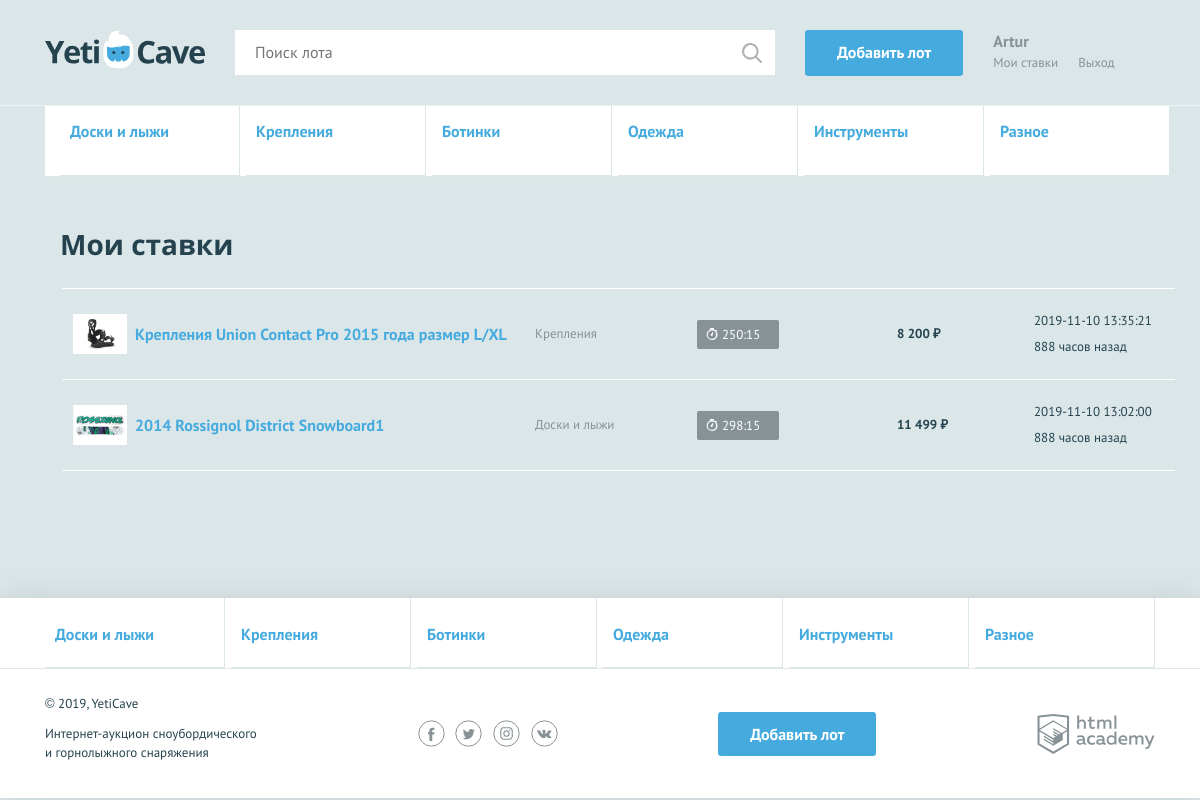
/my-bets.php (signed in), run on the app's committed database.
### tables this page shows
CREATE TABLE categories
(
    id             INT AUTO_INCREMENT PRIMARY KEY,
    name           VARCHAR(128) NOT NULL,
    character_code VARCHAR(24)
);

CREATE TABLE bets
(
    id           INT AUTO_INCREMENT PRIMARY KEY,
    id_user      INT,
    id_lot       INT,
    date_placing DATETIME,
    bet_sum      INT
);

CREATE TABLE lots
(
    id             INT AUTO_INCREMENT PRIMARY KEY,
    id_category    INT,
    id_author      INT,
    id_winner      INT,
    date_created   DATE,
    name           VARCHAR(128) NOT NULL,
    description    TEXT,
    img            VARCHAR(256) UNIQUE,
    starting_price INT,
    date_end       DATE,
    bet_step       INT
);

### helpers.php (called while the page is built, shortened)
<?php
function is_date_valid(string $date) : bool {
    $format_to_check = 'Y-m-d';
    $dateTimeObj = date_create_from_format($format_to_check, $date);
    return $dateTimeObj !== false && array_sum(date_get_last_errors()) === 0;
}
function dateEndOfLot($end_date) {
    if (is_date_valid($end_date)) {
        $cur_ts_time = time();
        $end_date = strtotime($end_date);
        $ts_remain = $end_date - $cur_ts_time;
        $hours = floor($ts_remain / 3600);
        $minutes = floor(($ts_remain % 3600) / 60);
        $hours = str_pad($hours, 2, "0", STR_PAD_LEFT);
        $minutes = str_pad($minutes, 2, "0", STR_PAD_LEFT);
        return $hours . ":" . $minutes;
    }
    else {
        return false;
    }
};
function get_noun_plural_form (int $number, string $one, string $two, string $many): string
{
    $number = (int) $number;
    $mod10 = $number % 10;
    $mod100 = $number % 100;
    switch (true) {
        case ($mod10 > 5):
            return $many;
    }
}
function include_template($name, array $data = []) {
    $name = 'templates/' . $name;
    extract($data);
    require $name;
    $result = ob_get_clean();
    return $result;
}
function priceFormat($price) {
    $price = ceil($price);
    $result = number_format($price, 0, '.',' ');
    return $result . " ₽";
}
function sqlToArray($sql_connect, $sql) {
    $result = mysqli_query($sql_connect, $sql);
    return mysqli_fetch_all($result, MYSQLI_ASSOC);
}
function getCategories($sql_connect) {
    $sql = "SELECT * FROM `categories`";
    return sqlToArray($sql_connect, $sql);
}
function countingFromTheDateInHours($date_of_reference) {
    $date_of_reference = strtotime($date_of_reference);
    $current_time = time();
    return floor(($current_time - $date_of_reference)/(60*60));
}

### templates/my-bets.php (the view, shortened to what this page needs)
<nav class="nav">
    <ul class="nav__list container">
        <?php foreach ($categories as $category): ?>
            <li class="nav__item">
                <a class="promo__link"
                   href="../all-lots.php?category_name=<?= $category["name"]; ?>"><?= $category["name"]; ?></a>
            </li>
        <?php endforeach; ?>
    </ul>
</nav>
<section class="rates container">
    <h2>Мои ставки</h2>
    <table class="rates__list">
        <?php foreach ($bets as $bet): ?>
            <?php if (in_array($bet["id"], $win_bet_ids)) {
                $classname = "rates__item--win";
            } elseif (strtotime($bet["date_end"]) <= time()) {
                $classname = "rates__item--end";
            } else {
                $classname = "";
            } ?>
            <tr class="rates__item <?= $classname; ?>">
                <td class="rates__info">
                    <div class="rates__img">
                        <img src="../<?= $bet["img"]; ?>" width="54" height="40" alt="Сноуборд">
                    </div>
                    <div>
                        <h3 class="rates__title"><a
                                    href="lot.php?id=<?= $bet["id_lot"]; ?>"><?= $bet["lot_name"]; ?></a>
                        </h3>
                    </div>
                </td>
                <td class="rates__category">
                    <?= $bet["category"]; ?>
                </td>
                <td class="rates__timer">
                    <?php if (in_array($bet["id"], $win_bet_ids)): ?>
                        <div class="timer timer--win">Ставка выиграла</div>
                    <?php elseif (strtotime($bet["date_end"]) <= time()): ?>
                        <div class="timer timer--end">Торги окончены</div>
                    <?php else: ?>
                        <div class="timer <?php if (strpos((dateEndOfLot($bet["date_end"])), "00:") === 0): ?>
                                        <?php endif; ?>">
                            <?= dateEndOfLot($bet["date_end"]); ?>
                        </div>
                    <?php endif; ?>
                </td>
                <td class="rates__price">
                    <?= priceFormat($bet["bet_sum"]); ?>
                </td>
                <td class="rates__time">
                    <?= $bet["date_placing"] . "<br>" . countingFromTheDateInHours($bet["date_placing"]) . " " .
                    get_noun_plural_form(((int)countingFromTheDateInHours($bet["date_placing"])),
                        "час", "часа", "часов") ?> назад
                </td>
            </tr>
        <?php endforeach; ?>
    </table>
</section>

### templates/layout.php (shortened to what this page needs)
<!DOCTYPE html>
<html lang="ru">
<head>
    <link href="../css/normalize.min.css" rel="stylesheet">
    <link href="../css/style.css" rel="stylesheet">
    <link href="../css/flatpickr.min.css" rel="stylesheet">
</head>
<body>
<div class="page-wrapper">
    <header class="main-header">
        <div class="main-header__container container">
            <a class="main-header__logo" href="../index.php">
                <img src="../img/logo.svg" width="160" height="39" alt="Логотип компании YetiCave">
            </a>
            <form class="main-header__search" method="get" action="search.php" autocomplete="off">
                <input type="search" name="search" placeholder="Поиск лота">
                <input class="main-header__search-btn" type="submit" name="find" value="Найти">
            </form>
            <?php if ($_SESSION): ?>
                <a class="main-header__add-lot button" href="../add.php">Добавить лот</a>
            <?php endif; ?>
            <nav class="user-menu">
                <?php if ($_SESSION): ?>
                    <div class="user-menu__logged">
                        <p><?= $_SESSION["user"]["name"] ?></p>
                        <a class="user-menu__bets" href="../my-bets.php">Мои ставки</a>
                        <a class="user-menu__logout" href="../logout.php">Выход</a>
                    </div>
                <?php endif; ?>
            </nav>
        </div>
    </header>
    <main class="container">
        <?= $main_content; ?>
    </main>
</div>
<footer class="main-footer">
    <nav class="nav">
        <ul class="nav__list container">
            <?php foreach ($categories as $category): ?>
                <li class="nav__item">
                    <a class="promo__link"
                       href="../all-lots.php?category_name=<?= $category["name"]; ?>"><?= $category["name"]; ?></a>
                </li>
            <?php endforeach; ?>
        </ul>
    </nav>
    <div class="main-footer__bottom container">
        <div class="main-footer__copyright">
            <p>© 2019, YetiCave</p>
            <p>Интернет-аукцион сноубордического и горнолыжного снаряжения</p>
        </div>
        <div class="main-footer__social social">
            <a class="social__link social__link--facebook" href="#">
            </a>
            <a class="social__link social__link--twitter" href="#">
            </a>
            <a class="social__link social__link--instagram" href="#">
            </a>
            <a class="social__link social__link--vkontakte" href="#">
            </a>
        </div>
        <?php if ($_SESSION): ?>
            <a class="main-footer__add-lot button" href="../add.php"">Добавить лот</a>
        <?php endif; ?>
        <div class="main-footer__developed-by">
            <a class="logo-academy" href="https://htmlacademy.ru/intensive/php">
            </a>
        </div>
    </div>
</footer>
</body>
</html>

### data on the page
categories: name "Доски и лыжи"
categories: name "Крепления"
categories: name "Ботинки"
categories: name "Одежда"
categories: name "Инструменты"
categories: name "Разное"
bets: id_lot.img (picture), id_lot.name "Крепления Union Contact Pro 2015 года размер L/XL", categories.name "Крепления", id_lot.date_end "250:15", bet_sum "8 200 ₽", date_placing "2019-11-10 13:35:21", date_placing "888", date_placing "часов"
bets: id_lot.img (picture), id_lot.name "2014 Rossignol District Snowboard1", categories.name "Доски и лыжи", id_lot.date_end "298:15", bet_sum "11 499 ₽", date_placing "2019-11-10 13:02:00", date_placing "888", date_placing "часов"

### other printed values
$_SESSION["user"]["name"] "Artur"
